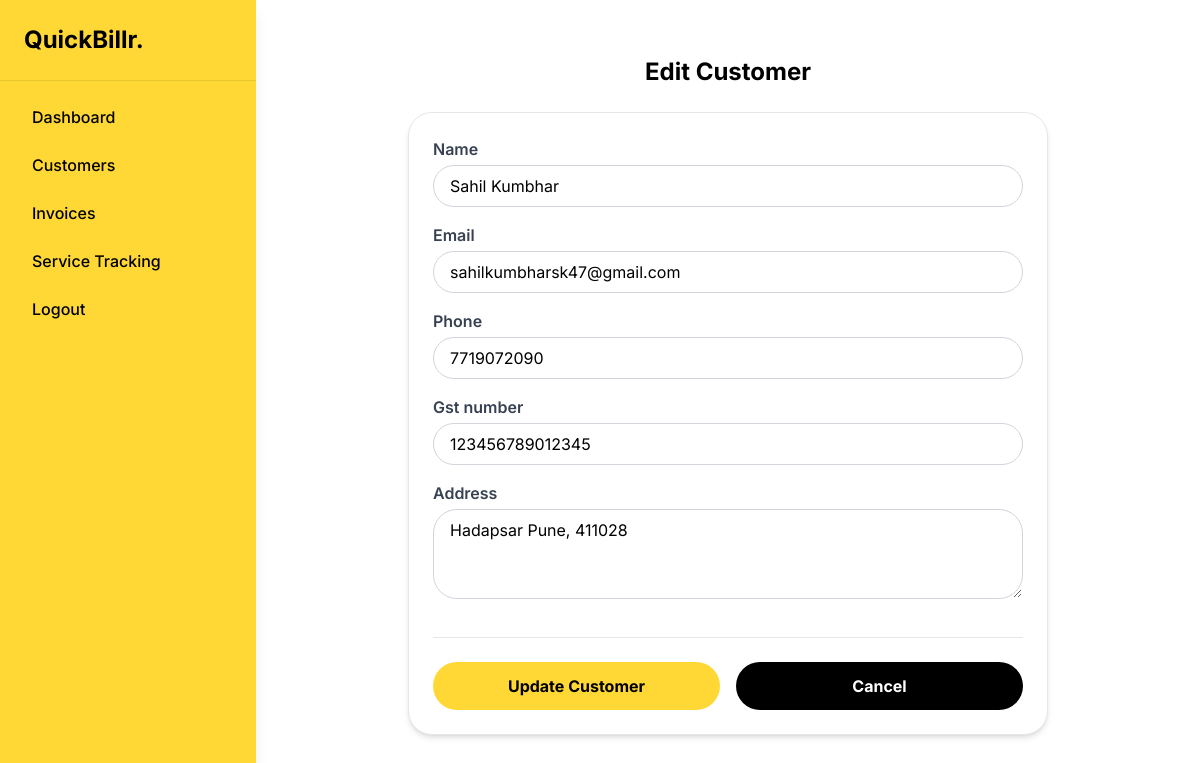
Page /customers/20/update/ (signed in) on the committed database.
### billapp/models.py (models this page shows)
class Customer(models.Model):
    name = models.CharField(max_length=255)
    email = models.EmailField()
    phone = models.CharField(max_length=15)
    address = models.TextField()
    gst_number = models.CharField(max_length=15)

### billapp/views.py (the view, shortened to what this page needs)
# urls.py: path('customers/<int:pk>/update/', CustomerUpdateView.as_view(), name='customer_update'),
class CustomerUpdateView(LoginRequiredMixin, UpdateView):
    model = Customer
    form_class = CustomerForm
    template_name = 'customers/customer_form.html'
    success_url = reverse_lazy('customer_list')
    def get_context_data(self, **kwargs):
        context = super().get_context_data(**kwargs)
        context['is_update'] = True
        return context

### billapp/templates/customers/customer_form.html (shortened to what this page needs)
{% extends "base.html" %}
{% load static %}
{% block content %}
<div class="bg-white text-black min-h-screen">
  <div class="max-w-2xl mx-auto px-4 py-6">
    <div class="text-center mb-6">
      <h1 class="text-2xl font-bold text-black mb-2">
        {% if is_update %}Edit Customer{% else %}Add New Customer{% endif %}
      </h1>
    </div>
    <div class="bg-white border border-gray-200 shadow-md p-6 rounded-[24px]">
      <form method="post">
        <div class="space-y-4">
          <div>
            <label for="{{ form.name.id_for_label }}" class="block text-gray-700 mb-1 font-semibold">
              {{ form.name.label }}
            </label>
            {{ form.name }}
          </div>
          <div>
            <label for="{{ form.email.id_for_label }}" class="block text-gray-700 mb-1 font-semibold">
              {{ form.email.label }}
            </label>
            {{ form.email }}
          </div>
          <div>
            <label for="{{ form.phone.id_for_label }}" class="block text-gray-700 mb-1 font-semibold">
              {{ form.phone.label }}
            </label>
            {{ form.phone }}
          </div>
          <div>
            <label for="{{ form.gst_number.id_for_label }}" class="block text-gray-700 mb-1 font-semibold">
              {{ form.gst_number.label }}
            </label>
            {{ form.gst_number }}
          </div>
          <div>
            <label for="{{ form.address.id_for_label }}" class="block text-gray-700 mb-1 font-semibold">
              {{ form.address.label }}
            </label>
            {{ form.address }}
          </div>
        </div>
        <div class="flex flex-col md:flex-row gap-4 mt-8 pt-6 border-t border-gray-200">
          <button type="submit" class="flex-1 bg-yellow-500 text-black font-bold py-3 rounded-full hover:bg-yellow-600 transition">
            {% if is_update %}Update Customer{% else %}Add Customer{% endif %}
          </button>
          <a href="{% url 'customer_list' %}" class="flex-1 bg-black text-white font-bold text-center py-3 rounded-full hover:bg-gray-800 transition">
            Cancel
          </a>
        </div>
      </form>
    </div>
  </div>
</div>
{% endblock %}

### rows in the picture
Customer: name "Sahil Kumbhar", email "sahilkumbharsk47@gmail.com", phone "7719072090", gst_number "123456789012345", address "Hadapsar Pune, 411028"
